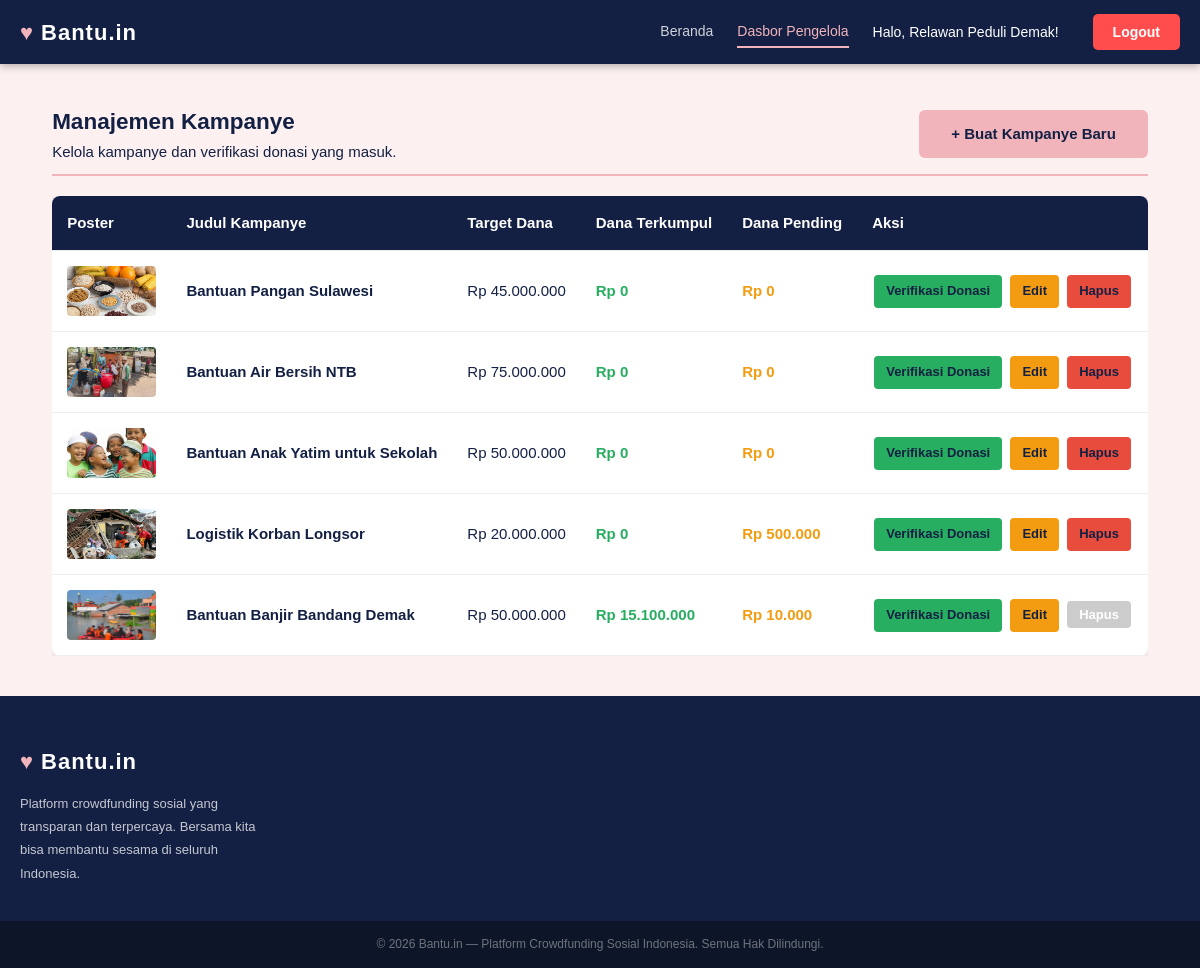
/dashboard.php (signed in), run on the app's committed database.
### tables this page shows
CREATE TABLE `kampanye` (
  `id` int(11) NOT NULL,
  `penyelenggara_id` int(11) NOT NULL,
  `judul` varchar(255) NOT NULL,
  `kategori` enum('bencana','pendidikan','kesehatan','lingkungan','sosial') NOT NULL,
  `lokasi` varchar(100) NOT NULL,
  `deskripsi` text NOT NULL,
  `target_dana` decimal(15,2) NOT NULL,
  `batas_waktu` date NOT NULL,
  `nama_bank` varchar(50) DEFAULT NULL,
  `no_rekening` varchar(50) DEFAULT NULL,
  `atas_nama` varchar(100) DEFAULT NULL,
  `gambar` varchar(255) NOT NULL,
  `created_at` timestamp NOT NULL DEFAULT current_timestamp()
);

CREATE TABLE `info_website` (
  `id` int(11) NOT NULL,
  `deskripsi` text NOT NULL,
  `email` varchar(100) NOT NULL,
  `no_telepon` varchar(20) NOT NULL,
  `alamat` varchar(255) NOT NULL
);

### dashboard.php (the view, shortened to what this page needs)
<?php
require 'koneksi.php';
$user_id = $_SESSION['user_id'];
$sql = "
    SELECT k.id, k.judul, k.target_dana, k.gambar,
           COALESCE(SUM(CASE WHEN d.status = 'VERIFIED' THEN d.nominal ELSE 0 END), 0) AS dana_terkumpul,
           COALESCE(SUM(CASE WHEN d.status = 'PENDING' THEN d.nominal ELSE 0 END), 0) AS dana_pending
    FROM kampanye k
    LEFT JOIN donasi d ON k.id = d.kampanye_id
    WHERE k.penyelenggara_id = ?
    GROUP BY k.id
    ORDER BY k.created_at DESC
";
$stmt = $conn->prepare($sql);
$stmt->bind_param("i", $user_id);
$stmt->execute();
$result = $stmt->get_result();
$sql_info = "SELECT * FROM info_website LIMIT 1";
$result_info = $conn->query($sql_info);
$info_web = $result_info->fetch_assoc();
?>
<!DOCTYPE html>
<html lang="id">
<head>
    <link rel="stylesheet" href="style.css">
</head>
<body class="halaman-home">
    <header class="home-header">
        <div class="home-container home-header-inner">
            <div class="home-logo">
                <span class="home-logo-icon">♥︎</span>
                <span class="home-logo-text">Bantu.in</span>
            </div>
            <nav class="home-navbar">
                <a href="index.php" class="home-nav-link">Beranda</a>
                <a href="dashboard.php" class="home-nav-link aktif">Dasbor Pengelola</a>
                <span style="color:white; font-size:14px; margin-right:10px;">Halo, <?= htmlspecialchars($_SESSION['nama']) ?>!</span>
                <a href="logout.php" class="home-btn-login" style="background-color: #ff4d4d; color: white;">Logout</a>
            </nav>
        </div>
    </header>
    <main class="dashboard-container">
        <div class="dashboard-header">
            <div>
                <h2>Manajemen Kampanye</h2>
                <p>Kelola kampanye dan verifikasi donasi yang masuk.</p>
            </div>
            <a href="tambah_kampanye.php" class="home-btn-utama">+ Buat Kampanye Baru</a>
        </div>
        <div style="overflow-x: auto;">
            <table class="tabel-dashboard">
                <thead>
                    <tr>
                        <th>Poster</th>
                        <th>Judul Kampanye</th>
                        <th>Target Dana</th>
                        <th>Dana Terkumpul</th>
                        <th>Dana Pending</th>
                        <th>Aksi</th>
                    </tr>
                </thead>
                <tbody>
                    <?php if($result->num_rows > 0): ?>
                        <?php while($row = $result->fetch_assoc()): ?>
                            <tr>
                                <td><img src="<?= htmlspecialchars($row['gambar']) ?>" class="img-thumb" alt="Poster"></td>
                                <td><strong><?= htmlspecialchars($row['judul']) ?></strong></td>
                                <td>Rp <?= number_format($row['target_dana'], 0, ',', '.') ?></td>
                                <td class="badge-dana text-hijau">Rp <?= number_format($row['dana_terkumpul'], 0, ',', '.') ?></td>
                                <td class="badge-dana text-kuning">Rp <?= number_format($row['dana_pending'], 0, ',', '.') ?></td>
                                <td>
                                    <a href="verifikasi.php?id_kampanye=<?= $row['id'] ?>" class="btn-aksi btn-verifikasi">Verifikasi Donasi</a>
                                    <a href="editKampanye.php?id=<?= $row['id'] ?>" class="btn-aksi btn-edit">Edit</a>
                                    <?php if($row['dana_terkumpul'] >= 10000): ?>
                                        <button class="btn-aksi btn-disabled" title="Tidak dapat dihapus karena sudah ada dana masuk" disabled>Hapus</button>
                                    <?php else: ?>
                                        <a href="hapus_kampanye.php?id=<?= $row['id'] ?>" class="btn-aksi btn-hapus" onclick="return confirm('Yakin ingin menghapus kampanye ini?');">Hapus</a>
                                    <?php endif; ?>
                                </td>
                            </tr>
                        <?php endwhile; ?>
                    <?php else: ?>
                        <tr>
                            <td colspan="6" style="text-align: center;">Anda belum memiliki kampanye. Mulai buat kampanye baru!</td>
                        </tr>
                    <?php endif; ?>
                </tbody>
            </table>
        </div>
    </main>
    <footer class="home-footer">
        <div class="home-footer-inner">
            <div class="home-footer-kolom">
                <div class="home-logo logo-footer">
                    <span class="home-logo-icon">♥︎</span>
                    <span class="home-logo-text">Bantu.in</span>
                </div>
                <p><?= htmlspecialchars($info_web['deskripsi'] ?? 'Platform crowdfunding sosial Indonesia.') ?></p>
            </div>
        </div>
        <div class="home-footer-bawah">
            <div class="home-container">
                <p>&copy; 2026 Bantu.in &mdash; Platform Crowdfunding Sosial Indonesia. Semua Hak Dilindungi.</p>
            </div>
        </div>
    </footer>
</body>
</html>

### data on the page
kampanye: gambar (picture), judul "Bantuan Pangan Sulawesi", target_dana "45.000.000", dana_terkumpul "0", dana_pending "0"
kampanye: gambar (picture), judul "Bantuan Air Bersih NTB", target_dana "75.000.000", dana_terkumpul "0", dana_pending "0"
kampanye: gambar (picture), judul "Bantuan Anak Yatim untuk Sekolah", target_dana "50.000.000", dana_terkumpul "0", dana_pending "0"
kampanye: gambar (picture), judul "Logistik Korban Longsor", target_dana "20.000.000", dana_terkumpul "0", dana_pending "500.000"
kampanye: gambar (picture), judul "Bantuan Banjir Bandang Demak", target_dana "50.000.000", dana_terkumpul "15.100.000", dana_pending "10.000", shows "Hapus"
info_website: deskripsi "Platform crowdfunding sosial yang transparan dan terpercaya. Bersama kita bisa membantu sesama di seluruh Indonesia."

### other printed values
$_SESSION['nama'] "Relawan Peduli Demak"
